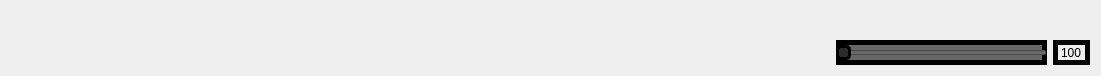
<?xml version="1.0" encoding="UTF-8"?>
<ui version="4.0">
 <class>zoomWidget</class>
 <widget class="QWidget" name="zoomWidget">
  <property name="geometry">
   <rect>
    <x>0</x>
    <y>0</y>
    <width>1101</width>
    <height>74</height>
   </rect>
  </property>
  <property name="windowTitle">
   <string>Form</string>
  </property>
  <layout class="QHBoxLayout" name="horizontalLayout">
   <property name="leftMargin">
    <number>800</number>
   </property>
   <property name="topMargin">
    <number>40</number>
   </property>
   <item>
    <widget class="QLabel" name="label_2">
     <property name="minimumSize">
      <size>
       <width>30</width>
       <height>20</height>
      </size>
     </property>
     <property name="maximumSize">
      <size>
       <width>16777215</width>
       <height>16777215</height>
      </size>
     </property>
     <property name="styleSheet">
      <string notr="true">
border-image: url(:/menuIcons/menuIcons/loupe.png);
</string>
     </property>
     <property name="text">
      <string/>
     </property>
    </widget>
   </item>
   <item>
    <widget class="QSlider" name="horizontalSlider">
     <property name="styleSheet">
      <string notr="true">QSlider{
background-color: rgb(103, 103, 103);
border: 5px solid #5c5c5c;
border-color: rgb(0, 0, 0);
color: rgb(0,0,0);
}
QSlider::handle{
background-color: rgb(44, 44, 44);
width :5px;
border: 3px solid rgb(0, 0, 0);
border-radius: 5px;
margin: -2px -2px;

}</string>
     </property>
     <property name="minimum">
      <number>40</number>
     </property>
     <property name="maximum">
      <number>100</number>
     </property>
     <property name="singleStep">
      <number>10</number>
     </property>
     <property name="pageStep">
      <number>10</number>
     </property>
     <property name="orientation">
      <enum>Qt::Horizontal</enum>
     </property>
     <property name="tickPosition">
      <enum>QSlider::NoTicks</enum>
     </property>
     <property name="tickInterval">
      <number>10</number>
     </property>
    </widget>
   </item>
   <item>
    <widget class="QLabel" name="label">
     <property name="styleSheet">
      <string notr="true">border: 5px solid rgb(6, 6, 6);
font: 9pt &quot;Terminal&quot;;
color : rgb(0, 0, 0);</string>
     </property>
     <property name="text">
      <string>100</string>
     </property>
    </widget>
   </item>
  </layout>
 </widget>
 <resources/>
 <connections/>
</ui>
